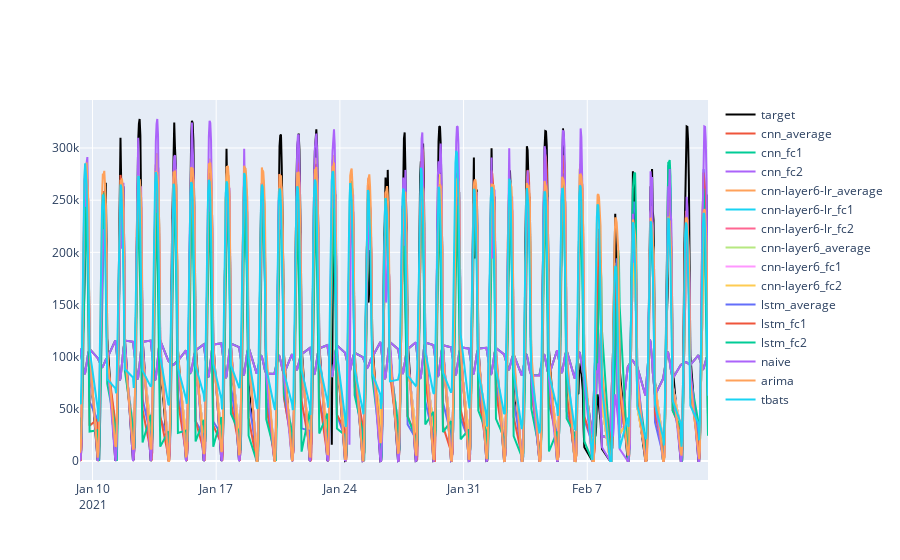

The notebook cell this image was saved under:
### Code cell
plot_fc(target, [cnn_fc, cnn_fc1, cnn_fc2, cnn_fc_layer_6_lr, cnn_fc1_layer_6_lr, cnn_fc2_layer_6_lr,
                cnn_fc_layer_6, cnn_fc1_layer_6, cnn_fc2_layer_6, lstm_fc, lstm_fc1, lstm_fc2, naive_fc, arima_fc,
                tbats_fc],
       ['cnn', 'cnn-layer6-lr', 'cnn-layer6', 'lstm', 'naive', 'arima', 'tbats'])

### Figure 1 — Plotly figure (JSON) as saved in the notebook; plotly's stock layout.template omitted (floating-point values rounded to 4 significant figures; data arrays with more than 128 entries replaced by an {"elided": "..."} marker saying what was removed)
{"data": [{"marker": {"color": "black"}, "name": "target", "type": "scatter", "x": {"elided": "504 str values"}, "y": {"elided": "504 float values"}}, {"name": "cnn_average", "type": "scatter", "x": {"elided": "504 str values"}, "y": {"elided": "504 float values"}}, {"name": "cnn_fc1", "type": "scatter", "x": {"elided": "504 str values"}, "y": {"elided": "504 float values"}}, {"name": "cnn_fc2", "type": "scatter", "x": {"elided": "504 str values"}, "y": {"elided": "504 float values"}}, {"name": "cnn-layer6-lr_average", "type": "scatter", "x": {"elided": "504 str values"}, "y": {"elided": "504 float values"}}, {"name": "cnn-layer6-lr_fc1", "type": "scatter", "x": {"elided": "504 str values"}, "y": {"elided": "504 float values"}}, {"name": "cnn-layer6-lr_fc2", "type": "scatter", "x": {"elided": "504 str values"}, "y": {"elided": "504 float values"}}, {"name": "cnn-layer6_average", "type": "scatter", "x": {"elided": "504 str values"}, "y": {"elided": "504 float values"}}, {"name": "cnn-layer6_fc1", "type": "scatter", "x": {"elided": "504 str values"}, "y": {"elided": "504 float values"}}, {"name": "cnn-layer6_fc2", "type": "scatter", "x": {"elided": "504 str values"}, "y": {"elided": "504 float values"}}, {"name": "lstm_average", "type": "scatter", "x": {"elided": "504 str values"}, "y": {"elided": "504 float values"}}, {"name": "lstm_fc1", "type": "scatter", "x": {"elided": "504 str values"}, "y": {"elided": "504 float values"}}, {"name": "lstm_fc2", "type": "scatter", "x": {"elided": "504 str values"}, "y": {"elided": "504 float values"}}, {"name": "naive", "type": "scatter", "x": {"elided": "504 str values"}, "y": {"elided": "504 float values"}}, {"name": "arima", "type": "scatter", "x": {"elided": "504 str values"}, "y": {"elided": "504 float values"}}, {"name": "tbats", "type": "scatter", "x": {"elided": "504 str values"}, "y": {"elided": "504 float values"}}], "layout": {}}
